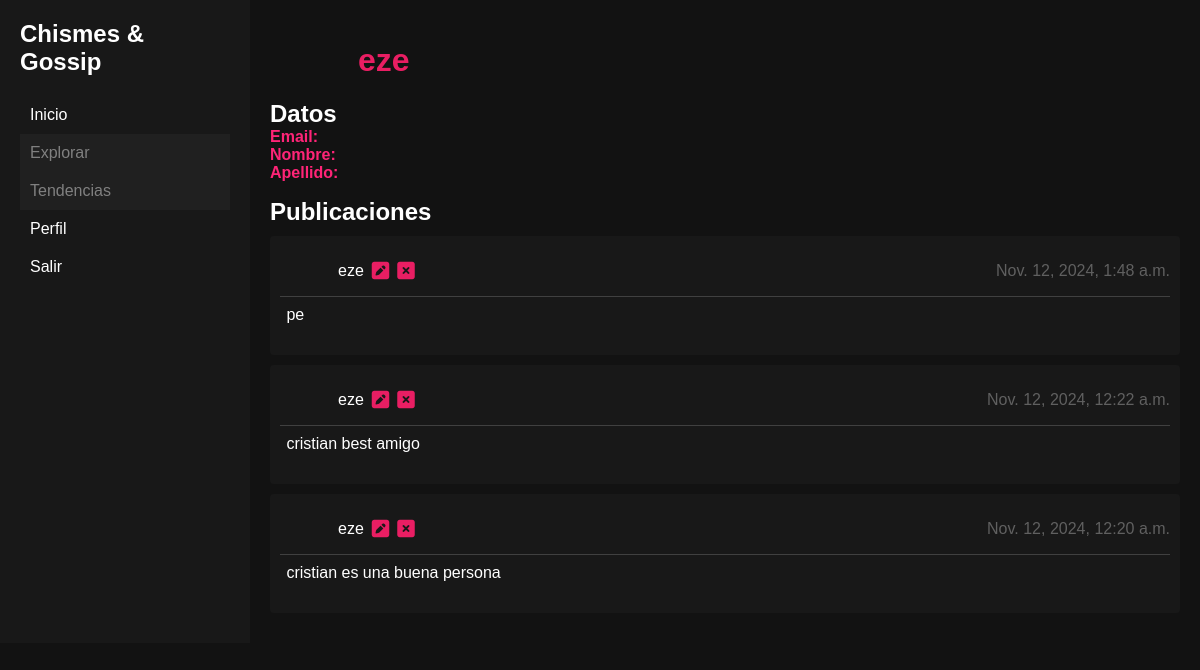
/miPerfil/ (signed in), run on the app's committed database.
### pagina/models.py (models this page shows)
class Publicaciones(models.Model):
    idUsuario=models.IntegerField()
    contenido= models.CharField(max_length=500)
    fechaCreacion = models.DateTimeField(auto_now_add=True)
    likes = models.IntegerField()
    dislike = models.IntegerField()

### pagina/views.py (the view, shortened to what this page needs)
# urls.py: path('miPerfil/',pagina.views.miPerfil, name='miPerfil')
@login_required
def miPerfil(request):
    publicaciones = Publicaciones.objects.all().order_by('-fechaCreacion')
    cont = 0
    for posteo in publicaciones:
        if posteo.idUsuario == request.user.id:
            cont = cont + 1
    return render(request, './miPerfil.html',{"idUsuario": request.user.id, "user":request.user.username,"email":request.user.email,"nombre":request.user.last_name,"apellido":request.user.first_name,"comentarios": publicaciones,"cantComentarios":cont})

### pagina/templates/miPerfil.html (shortened to what this page needs)
{% extends './plantilla.html' %}
{% load static %}
{% block headerHtml %}
<link rel="stylesheet" href="{% static './css/panel.css' %}">
{% endblock %}
{% block cuerpo%}
<div class="container">
    <nav class="sidebar">
        <div class="logo">Chismes & Gossip</div>
        <ul class="menu">
            <a href="{% url 'panel'%}" draggable="false"><li>Inicio</li></a>
            <a href="" draggable="false" class="enDesarrollo"><li>Explorar</li></a>
            <a href="" draggable="false" class="enDesarrollo"><li>Tendencias</li></a>
            <a href="{% url 'miPerfil'%}" draggable="false"><li>Perfil</li></a>
            <a href="{% url 'logoutPage' %}" draggable="false"><li>Salir</li></a>
        </ul>
    </nav>
    <main class="main-content">
        <div class="header">
            <div class="iconoUsuario">
            <svg width="80" height="80" data-jdenticon-value="{{idUsuario}}"></svg>
            <h1>{{user}}</h1>
            </div>
        </div>
        <div class="datosUsuario">
            <h2>Datos</h2>
            <legend class="email"><span class="legendTitle">Email:</span> {{email}}</legend>
            <legend class="nombre"><span class="legendTitle">Nombre:</span> {{nombre}}</legend>
            <legend class="apellido"><span class="legendTitle">Apellido:</span> {{apellido}}</legend>
        </div>
        <div class="misPublicaciones">
            <h2>Publicaciones</h2>
            {% if cantComentarios|add:"0" > 0 %}
                {% for posteo in comentarios %}
                    {% if posteo.idUsuario == idUsuario %}
                        <div class="post">
                            <div class="headerPost">
                                <div class="userContainer">
                                    <svg width="50" height="50" data-jdenticon-value="{{idUsuario}}"></svg>
                                    <legend class="usernamePost">{{user}}</legend>
                                    <form method="POST">
                                        <button class="editButton" name="editButton" value="{{posteo.id}}"><i class="fa-solid fa-square-pen" style="color: #e91e63;"></i></button>
                                    </form>
                                    <form action="{% url 'delete' id=posteo.id %}">
                                        <button class="editButton"><i class="fa-solid fa-square-xmark" style="color: #e91e63;"></i></button>
                                    </form>
                                </div>
                                <legend class="datePost">{{posteo.fechaCreacion}}</legend>
                            </div>
                            <div class="contentPost">
                                {% if posteo.id|add:"0" == editMenu|add:"0" %}
                                <form method="post" action="{% url 'edit' id=posteo.id %}">
                                    {% csrf_token %}
                                    <textarea name="contenidoPosteo" placeholder="{{posteo.contenido}}" rows="4">{{posteo.contenido}}</textarea>
                                    <button class="btn" name="btn_publicar">Editar</button>
                                </form>
                                {% else %}
                                <p>{{posteo.contenido}}</p>
                                {% endif %}
                            </div>
                        </div>
                    {% endif %}
                {% endfor %}
            {% endif %}
        </div>
    </main>
    {% endblock %}

### pagina/static/css/main.css (style rules this page uses)
* { padding: 0; margin: 0; box-sizing: border-box; font-family: sans-serif; }
body { background-color: #000000; color: #F5F5F5; }

### pagina/static/css/panel.css (style rules this page uses)
:root { --color-fondo: #121212; --color-secundario: #E91E63; --color-contraste: #FFFFFF; --color-gris-oscuro: #181818; --color-gris-claro: #B0BEC5; }
body { margin: 0; font-family: Arial, sans-serif; background-color: var(--color-fondo); color: var(--color-contraste); display: flex; }
.container { display: flex; width: 100%; }
.sidebar { width: 250px; background-color: var(--color-gris-oscuro); padding: 20px; }
.logo { font-size: 24px; font-weight: bold; margin-bottom: 20px; }
.menu { list-style: none; padding: 0; }
.menu li { padding: 10px; cursor: pointer; }
.main-content { flex: 1; padding: 20px; }
.post { background-color: var(--color-gris-oscuro); padding: 10px; border-radius: 4px; margin-bottom: 10px; }
.headerPost { display: flex; align-items: center; gap: .5em; justify-content: space-between; border-bottom: solid 1px #404040; }
.userContainer { display: flex; align-items: center; gap: .5em; }
.contentPost { padding: .4em; min-height: 3em; padding-top: .6em; }
legend.datePost { color: #606060; }
.datosUsuario { margin-bottom: 1em; }
span.legendTitle { color: var(--color-secundario); filter: brightness(1.2); font-weight: bold; }
button.editButton { border: none; background: transparent; cursor: pointer; }
button > i { font-size: 20px; }
.userContainer > form { display: flex; align-items: center; }
a { text-decoration: none; color: white; }
.misPublicaciones > h2 { margin-bottom: .4em; }
.iconoUsuario { display: flex; align-items: center; gap: 0.5em; }
.iconoUsuario >h1 { color: var(--color-secundario); }
.enDesarrollo { pointer-events: none; color: grey; }
.enDesarrollo > li { background-color: #202020; }

### data on the page
Publicaciones: {{ idUsuario }} 1 (drawn), {{ posteo.id }} 39 (drawn), fechaCreacion "Nov. 12, 2024, 1:48 a.m.", contenido "pe"
Publicaciones: {{ idUsuario }} 1 (drawn), {{ posteo.id }} 33 (drawn), fechaCreacion "Nov. 12, 2024, 12:22 a.m.", contenido "cristian best amigo"
Publicaciones: {{ idUsuario }} 1 (drawn), {{ posteo.id }} 32 (drawn), fechaCreacion "Nov. 12, 2024, 12:20 a.m.", contenido "cristian es una buena persona"

### other printed values
{{ user }} "eze"
